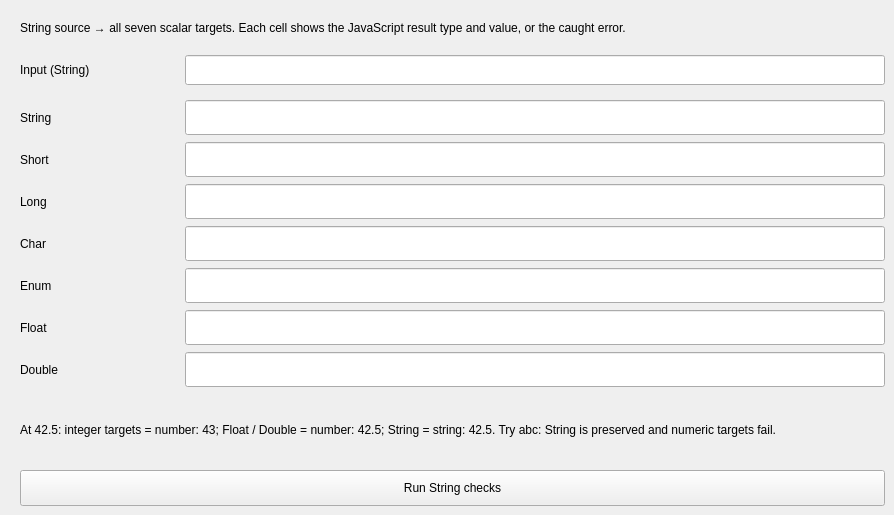
    <widget class="QWidget" name="StringTab">
     <attribute name="title">
      <string>String</string>
     </attribute>
     <widget class="QLabel" name="StringDescription">
      <property name="geometry">
       <rect>
        <x>20</x>
        <y>10</y>
        <width>865</width>
        <height>36</height>
       </rect>
      </property>
      <property name="text">
       <string>String source → all seven scalar targets. Each cell shows the JavaScript result type and value, or the caught error.</string>
      </property>
      <property name="wordWrap">
       <bool>true</bool>
      </property>
     </widget>
     <widget class="QLabel" name="StringInputLabel">
      <property name="geometry">
       <rect>
        <x>20</x>
        <y>55</y>
        <width>160</width>
        <height>30</height>
       </rect>
      </property>
      <property name="text">
       <string>Input (String)</string>
      </property>
      <property name="wordWrap">
       <bool>true</bool>
      </property>
     </widget>
     <widget class="caTextEntry" name="StringInput">
      <property name="geometry">
       <rect>
        <x>185</x>
        <y>55</y>
        <width>700</width>
        <height>30</height>
       </rect>
      </property>
      <property name="channel">
       <string>internal://conversionInputString</string>
      </property>
     </widget>
     <widget class="QLabel" name="StringtoStringLabel">
      <property name="geometry">
       <rect>
        <x>20</x>
        <y>100</y>
        <width>160</width>
        <height>35</height>
       </rect>
      </property>
      <property name="text">
       <string>String</string>
      </property>
      <property name="wordWrap">
       <bool>true</bool>
      </property>
     </widget>
     <widget class="caLineEdit" name="StringtoStringResult">
      <property name="geometry">
       <rect>
        <x>185</x>
        <y>100</y>
        <width>700</width>
        <height>35</height>
       </rect>
      </property>
      <property name="channel">
       <string>internal://conversionStringtoString</string>
      </property>
     </widget>
     <widget class="QLabel" name="StringtoShortLabel">
      <property name="geometry">
       <rect>
        <x>20</x>
        <y>142</y>
        <width>160</width>
        <height>35</height>
       </rect>
      </property>
      <property name="text">
       <string>Short</string>
      </property>
      <property name="wordWrap">
       <bool>true</bool>
      </property>
     </widget>
     <widget class="caLineEdit" name="StringtoShortResult">
      <property name="geometry">
       <rect>
        <x>185</x>
        <y>142</y>
        <width>700</width>
        <height>35</height>
       </rect>
      </property>
      <property name="channel">
       <string>internal://conversionStringtoShort</string>
      </property>
     </widget>
     <widget class="QLabel" name="StringtoLongLabel">
      <property name="geometry">
       <rect>
        <x>20</x>
        <y>184</y>
        <width>160</width>
        <height>35</height>
       </rect>
      </property>
      <property name="text">
       <string>Long</string>
      </property>
      <property name="wordWrap">
       <bool>true</bool>
      </property>
     </widget>
     <widget class="caLineEdit" name="StringtoLongResult">
      <property name="geometry">
       <rect>
        <x>185</x>
        <y>184</y>
        <width>700</width>
        <height>35</height>
       </rect>
      </property>
      <property name="channel">
       <string>internal://conversionStringtoLong</string>
      </property>
     </widget>
     <widget class="QLabel" name="StringtoCharLabel">
      <property name="geometry">
       <rect>
        <x>20</x>
        <y>226</y>
        <width>160</width>
        <height>35</height>
       </rect>
      </property>
      <property name="text">
       <string>Char</string>
      </property>
      <property name="wordWrap">
       <bool>true</bool>
      </property>
     </widget>
     <widget class="caLineEdit" name="StringtoCharResult">
      <property name="geometry">
       <rect>
        <x>185</x>
        <y>226</y>
        <width>700</width>
        <height>35</height>
       </rect>
      </property>
      <property name="channel">
       <string>internal://conversionStringtoChar</string>
      </property>
     </widget>
     <widget class="QLabel" name="StringtoEnumLabel">
      <property name="geometry">
       <rect>
        <x>20</x>
        <y>268</y>
        <width>160</width>
        <height>35</height>
       </rect>
      </property>
      <property name="text">
       <string>Enum</string>
      </property>
      <property name="wordWrap">
       <bool>true</bool>
      </property>
     </widget>
     <widget class="caLineEdit" name="StringtoEnumResult">
      <property name="geometry">
       <rect>
        <x>185</x>
        <y>268</y>
        <width>700</width>
        <height>35</height>
       </rect>
      </property>
      <property name="channel">
       <string>internal://conversionStringtoEnum</string>
      </property>
     </widget>
     <widget class="QLabel" name="StringtoFloatLabel">
      <property name="geometry">
       <rect>
        <x>20</x>
        <y>310</y>
        <width>160</width>
        <height>35</height>
       </rect>
      </property>
      <property name="text">
       <string>Float</string>
      </property>
      <property name="wordWrap">
       <bool>true</bool>
      </property>
     </widget>
     <widget class="caLineEdit" name="StringtoFloatResult">
      <property name="geometry">
       <rect>
        <x>185</x>
        <y>310</y>
        <width>700</width>
        <height>35</height>
       </rect>
      </property>
      <property name="channel">
       <string>internal://conversionStringtoFloat</string>
      </property>
     </widget>
     <widget class="QLabel" name="StringtoDoubleLabel">
      <property name="geometry">
       <rect>
        <x>20</x>
        <y>352</y>
        <width>160</width>
        <height>35</height>
       </rect>
      </property>
      <property name="text">
       <string>Double</string>
      </property>
      <property name="wordWrap">
       <bool>true</bool>
      </property>
     </widget>
     <widget class="caLineEdit" name="StringtoDoubleResult">
      <property name="geometry">
       <rect>
        <x>185</x>
        <y>352</y>
        <width>700</width>
        <height>35</height>
       </rect>
      </property>
      <property name="channel">
       <string>internal://conversionStringtoDouble</string>
      </property>
     </widget>
     <widget class="QPushButton" name="StringRun">
      <property name="geometry">
       <rect>
        <x>20</x>
        <y>470</y>
        <width>865</width>
        <height>36</height>
       </rect>
      </property>
      <property name="text">
       <string>Run String checks</string>
      </property>
     </widget>
     <widget class="QLabel" name="StringHints">
      <property name="geometry">
       <rect>
        <x>20</x>
        <y>400</y>
        <width>865</width>
        <height>60</height>
       </rect>
      </property>
      <property name="text">
       <string>At 42.5: integer targets = number: 43; Float / Double = number: 42.5; String = string: 42.5. Try abc: String is preserved and numeric targets fail.</string>
      </property>
      <property name="wordWrap">
       <bool>true</bool>
      </property>
     </widget>
    </widget>
